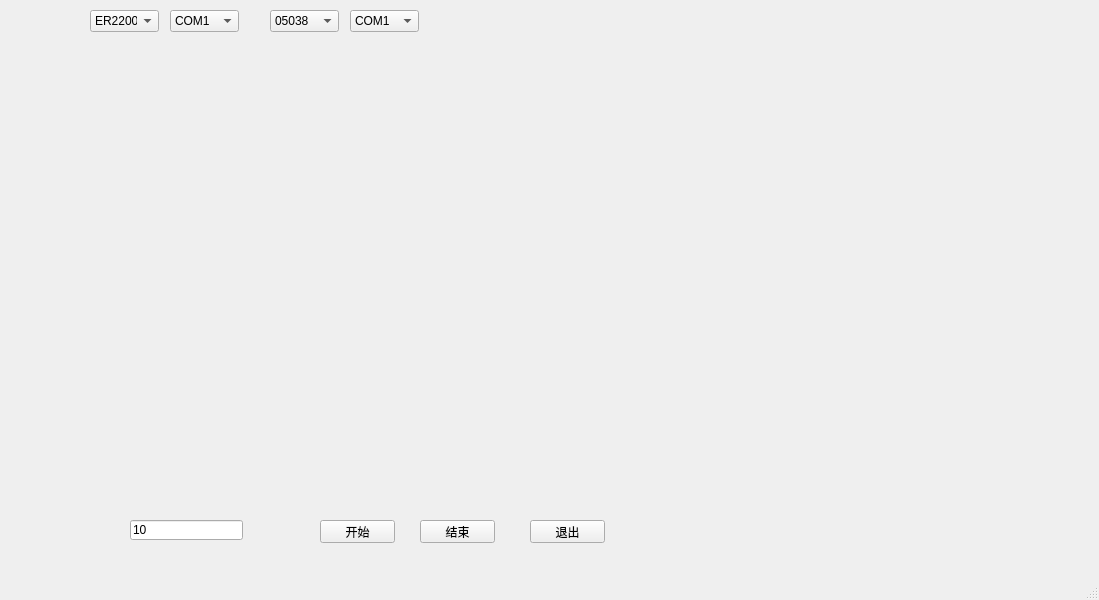
<?xml version="1.0" encoding="UTF-8"?>
<ui version="4.0">
 <class>MainWindow</class>
 <widget class="QMainWindow" name="MainWindow">
  <property name="geometry">
   <rect>
    <x>0</x>
    <y>0</y>
    <width>1099</width>
    <height>600</height>
   </rect>
  </property>
  <property name="windowTitle">
   <string>MainWindow</string>
  </property>
  <widget class="QWidget" name="centralwidget">
   <widget class="QComboBox" name="comboBoxCrosstalkDev">
    <property name="geometry">
     <rect>
      <x>90</x>
      <y>10</y>
      <width>69</width>
      <height>22</height>
     </rect>
    </property>
    <item>
     <property name="text">
      <string>ER2200</string>
     </property>
    </item>
    <item>
     <property name="text">
      <string>ERM101</string>
     </property>
    </item>
   </widget>
   <widget class="QComboBox" name="comboBoxCrosstalkCom">
    <property name="geometry">
     <rect>
      <x>170</x>
      <y>10</y>
      <width>69</width>
      <height>22</height>
     </rect>
    </property>
    <item>
     <property name="text">
      <string>COM1</string>
     </property>
    </item>
    <item>
     <property name="text">
      <string>COM2</string>
     </property>
    </item>
    <item>
     <property name="text">
      <string>COM3</string>
     </property>
    </item>
    <item>
     <property name="text">
      <string>COM4</string>
     </property>
    </item>
   </widget>
   <widget class="QComboBox" name="comboBoxThermDev">
    <property name="geometry">
     <rect>
      <x>270</x>
      <y>10</y>
      <width>69</width>
      <height>22</height>
     </rect>
    </property>
    <item>
     <property name="text">
      <string>05038</string>
     </property>
    </item>
    <item>
     <property name="text">
      <string>20160417</string>
     </property>
    </item>
   </widget>
   <widget class="QComboBox" name="comboBoxThermCom">
    <property name="geometry">
     <rect>
      <x>350</x>
      <y>10</y>
      <width>69</width>
      <height>22</height>
     </rect>
    </property>
    <item>
     <property name="text">
      <string>COM1</string>
     </property>
    </item>
    <item>
     <property name="text">
      <string>COM2</string>
     </property>
    </item>
    <item>
     <property name="text">
      <string>COM3</string>
     </property>
    </item>
    <item>
     <property name="text">
      <string>COM4</string>
     </property>
    </item>
   </widget>
   <widget class="QLineEdit" name="lineEditRate">
    <property name="geometry">
     <rect>
      <x>130</x>
      <y>520</y>
      <width>113</width>
      <height>20</height>
     </rect>
    </property>
    <property name="text">
     <string>10</string>
    </property>
   </widget>
   <widget class="MplWidget" name="mplWidget" native="true">
    <property name="geometry">
     <rect>
      <x>30</x>
      <y>40</y>
      <width>1041</width>
      <height>471</height>
     </rect>
    </property>
    <property name="sizePolicy">
     <sizepolicy hsizetype="Expanding" vsizetype="Expanding">
      <horstretch>0</horstretch>
      <verstretch>0</verstretch>
     </sizepolicy>
    </property>
   </widget>
   <widget class="QPushButton" name="pushButtonStart">
    <property name="geometry">
     <rect>
      <x>320</x>
      <y>520</y>
      <width>75</width>
      <height>23</height>
     </rect>
    </property>
    <property name="text">
     <string>开始</string>
    </property>
   </widget>
   <widget class="QPushButton" name="pushButtonStop">
    <property name="geometry">
     <rect>
      <x>420</x>
      <y>520</y>
      <width>75</width>
      <height>23</height>
     </rect>
    </property>
    <property name="text">
     <string>结束</string>
    </property>
   </widget>
   <widget class="QPushButton" name="pushButtonExit">
    <property name="geometry">
     <rect>
      <x>530</x>
      <y>520</y>
      <width>75</width>
      <height>23</height>
     </rect>
    </property>
    <property name="text">
     <string>退出</string>
    </property>
   </widget>
  </widget>
  <widget class="QMenuBar" name="menubar">
   <property name="geometry">
    <rect>
     <x>0</x>
     <y>0</y>
     <width>1099</width>
     <height>23</height>
    </rect>
   </property>
  </widget>
  <widget class="QStatusBar" name="statusbar"/>
 </widget>
 <customwidgets>
  <customwidget>
   <class>MplWidget</class>
   <extends>QWidget</extends>
   <header>mplwidget.h</header>
   <container>1</container>
  </customwidget>
 </customwidgets>
 <resources/>
 <connections/>
</ui>
